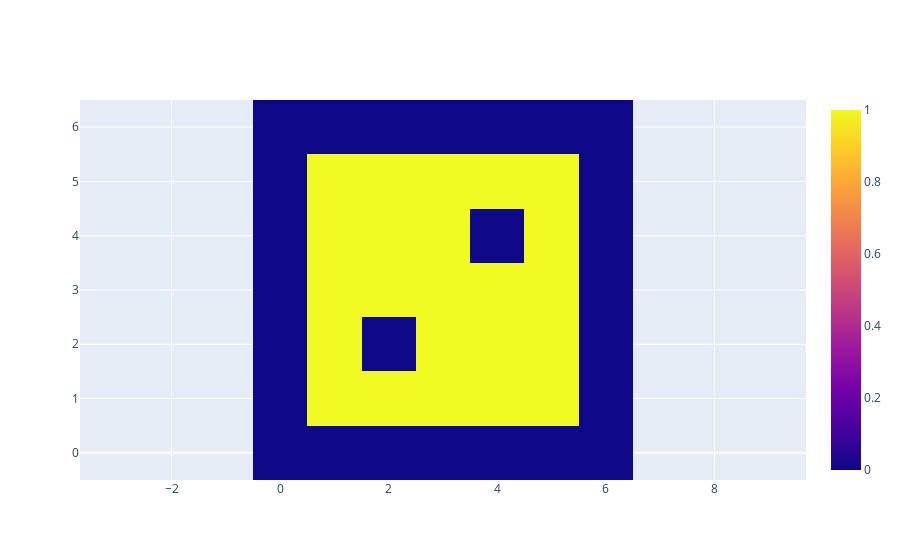

Source (notebook cell):
### Code cell
image = np.array([
    [0, 0, 0, 0, 0, 0, 0],
    [0, 1, 1, 1, 1, 1, 0],
    [0, 1, 0, 1, 1, 1, 0],
    [0, 1, 1, 1, 1, 1, 0],
    [0, 1, 1, 1, 0, 1, 0],
    [0, 1, 1, 1, 1, 1, 0],
    [0, 0, 0, 0, 0, 0, 0]
], dtype=float)

display(go.Figure(go.Heatmap(z=image), go.Layout(xaxis=dict(scaleanchor='y'))))

region_props = measure.regionprops(measure.label(image))
for idx, props in enumerate(region_props):
    print()
    print(f'Props for component {idx}:')
    print(f'  - Area       : {props.area}')
    print(f'  - Parameter  : {props.perimeter}')
    print(f'  - Euler Char.: {props.euler_number}')

### Figure 1 — Plotly figure (JSON) as saved in the notebook; plotly's stock layout.template omitted (floating-point values rounded to 4 significant figures)
{"data": [{"type": "heatmap", "z": [[0, 0, 0, 0, 0, 0, 0], [0, 1, 1, 1, 1, 1, 0], [0, 1, 0, 1, 1, 1, 0], [0, 1, 1, 1, 1, 1, 0], [0, 1, 1, 1, 0, 1, 0], [0, 1, 1, 1, 1, 1, 0], [0, 0, 0, 0, 0, 0, 0]]}], "layout": {"autosize": true, "xaxis": {"autorange": true, "domain": [0, 1], "range": [-4.519, 10.52], "scaleanchor": "y"}, "yaxis": {"autorange": true, "domain": [0, 1], "range": [-0.5, 6.5]}}}
